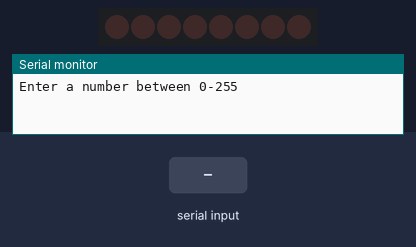
Bench run of a sketch on a simulated Arduino Uno, built with avr-gcc and run on an emulated ATmega328P. Parts: 8 shift-register outputs drawn as a row of LEDs (first output left, lit = HIGH), the last lines printed to the serial monitor. Wiring (inferred from the names in the program): shift register (74HC595): data pin 6; shift clock pin 7; latch pin 8. Wiring (inferred from the signals the program sends): row of LEDs: on Q0, Q1, Q2, Q3, Q4, Q5, Q6, Q7. Inputs (shaded band) come from the test bench.

Above: at 1.2 s.
1.3 s: "90,45\n" received over Serial
At 1.9 s:
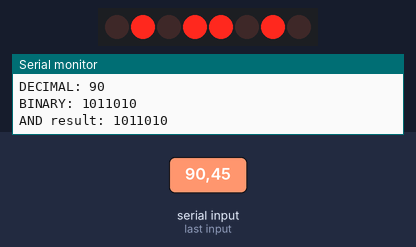
At 5.4 s:
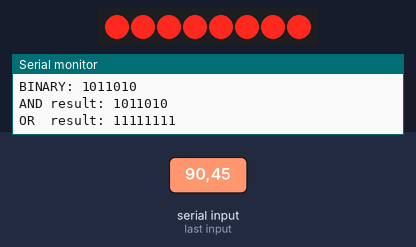
Timing chart, 0 to 21.8 s (numbered marks = the images above; inputs shaded):
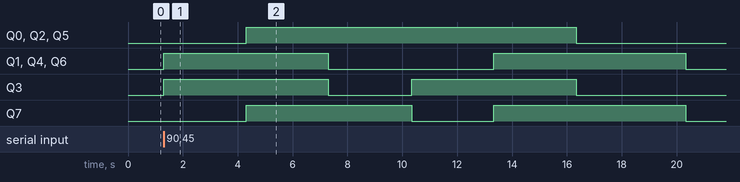

The sketch:

study06.ino
```cpp
const int dataPin = 6;
const int clockPin = 7;
const int latchPin = 8;
byte ledMap = 0b11111111;
int delayTime = 3000;
void setup() {
  // put your setup code here, to run once:
  pinMode(dataPin, OUTPUT);
  pinMode(clockPin, OUTPUT);
  pinMode(latchPin, OUTPUT);

  Serial.begin(9600);
  shiftWrite(0x00);
  Serial.println("Enter a number between 0-255");
}
void loop() {
  if(Serial.available())
  {
    int inputVal = Serial.parseInt();

    if(inputVal > 255)
    {
      Serial.println("Uh oh, try again");
      Serial.println("Enter a number between 0-255");
      return;
    }
    Serial.println(ledMap, BIN);
    Serial.print("DECIMAL: ");
    Serial.println(inputVal);
    Serial.print("BINARY: ");
    Serial.println(inputVal, BIN);
    Serial.println();

    // align right before operation.
    // ex.BIN = 11111111;
    // 10 BIN =     1010;
    // AND    = 00001010;
    Serial.print("AND result: "); // AND = have both.
    Serial.println(ledMap & inputVal, BIN);
    shiftWrite(ledMap & inputVal);
    delay(delayTime);


    // align right before operation.
    // ex.BIN = 11111111;
    // 10 BIN =     1010;
    // OR     = 11111111;
    Serial.print("OR  result: "); // OR = have either.
    Serial.println(ledMap | inputVal, BIN);
    shiftWrite(ledMap | inputVal);
    delay(delayTime);


    // align right before operation.
    // ex.BIN = 11111111;
    // 10 BIN =     1010;
    // XOR    = 11110101;
    Serial.print("XOR result: "); // XOR = have either and NOT both.
    Serial.println(ledMap ^ inputVal, BIN);
    shiftWrite(ledMap ^ inputVal);
    delay(delayTime);
    Serial.println();
    Serial.println("Enter a number between 0-255");
  }
}
void shiftWrite(byte value)
{
  digitalWrite(latchPin, LOW);
  shiftOut(dataPin, clockPin, MSBFIRST, value);
  digitalWrite(latchPin, HIGH);
}
```

Measured:
- after the input at 1.3 s, Q0, Q2, Q5: LOW → HIGH after 3.0 s, → LOW 12.0 s later; Q1, Q4, Q6: LOW → HIGH at once, → LOW 6.0 s later, → HIGH 6.0 s later, → LOW 7.0 s later; Q3: alternates HIGH for 6.0 s and LOW for 3.0 s, starting at once; Q7: LOW → HIGH after 3.0 s, → LOW 6.0 s later, → HIGH 3.0 s later, → LOW 7.0 s later
